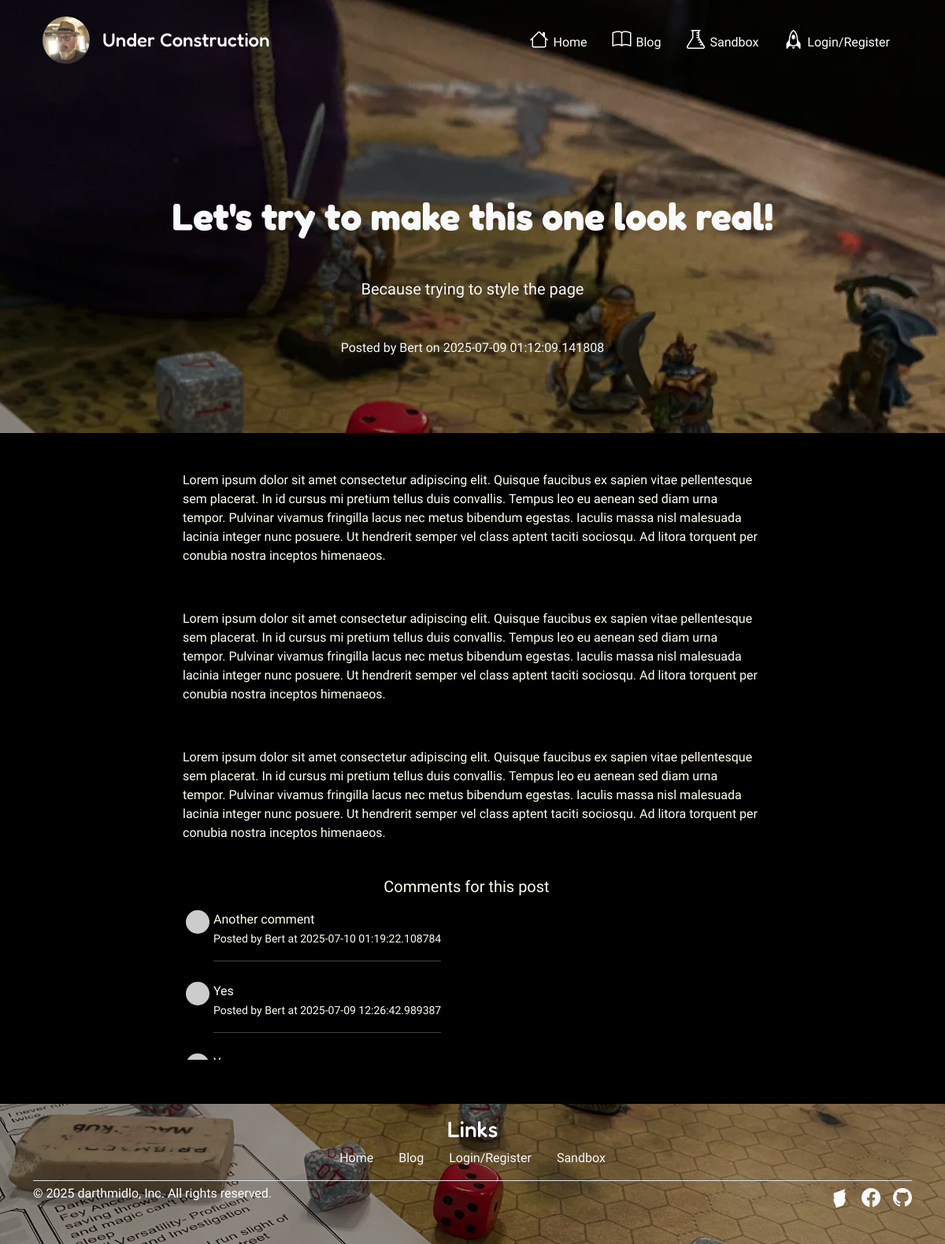
/post/let-s-try-to-make-this-one-look-real, run on the app's committed database.
### app.py (models this page shows, shortened)
class BlogPost(db.Model):
    __tablename__ = "blog_posts"
    id: Mapped[int] = mapped_column(Integer, primary_key=True)
    author_id: Mapped[int] = mapped_column(ForeignKey("users.id"), nullable=False)
    author: Mapped["User"] = relationship(back_populates="posts")
    title: Mapped[str] = mapped_column(String(250), unique=True, nullable=False)
    subtitle: Mapped[str] = mapped_column(String(250), nullable=False)
    date: Mapped[datetime] = mapped_column(default=datetime.utcnow, nullable=False)
    updated_at: Mapped[datetime] = mapped_column(
        default=datetime.utcnow, onupdate=datetime.utcnow
    )
    is_published: Mapped[bool] = mapped_column(default=True, nullable=False)
    body: Mapped[str] = mapped_column(Text, nullable=False)
    img_url: Mapped[str] = mapped_column(String(250), nullable=True)
    slug: Mapped[str] = mapped_column(String(250), unique=True, nullable=False)
    is_hidden: Mapped[bool] = mapped_column(Boolean, nullable=False, server_default=text("0"))
    comments: Mapped[List["Comment"]] = relationship(
        back_populates="parent_post",
        cascade="all, delete",  # Auto delete comments if a post is deleted
    )

class User(UserMixin, db.Model):
    __tablename__ = "users"
    id: Mapped[int] = mapped_column(Integer, primary_key=True)
    email: Mapped[str] = mapped_column(String(100), unique=True, nullable=False)
    password: Mapped[str] = mapped_column(String(100), nullable=False)
    name: Mapped[str] = mapped_column(String(100), nullable=False)
    admin: Mapped[bool] = mapped_column(default=False, nullable=False)
    is_active: Mapped[bool] = mapped_column(default=True, nullable=False)
    posts: Mapped[List["BlogPost"]] = relationship(back_populates="author")
    comments: Mapped[List["Comment"]] = relationship(back_populates="comment_author")

class Comment(db.Model):
    __tablename__ = "comments"
    id: Mapped[int] = mapped_column(Integer, primary_key=True)
    comment: Mapped[str] = mapped_column(String(1000), nullable=False)
    commenter_id: Mapped[int] = mapped_column(ForeignKey("users.id"), nullable=False)
    comment_author: Mapped["User"] = relationship(back_populates="comments")
    created_at: Mapped[datetime] = mapped_column(default=datetime.utcnow)
    post_id: Mapped["BlogPost"] = mapped_column(
        ForeignKey("blog_posts.id"), nullable=False
    )
    parent_post: Mapped["BlogPost"] = relationship(back_populates="comments")

### app.py (the view, shortened to what this page needs)
@app.route("/post/<slug>", methods=["GET", "POST"])
def show_post(slug):
    comment_form = CommentForm()
    requested_post = db.session.execute(db.Select(BlogPost).where(BlogPost.slug == slug)).scalar_one_or_none()
    return render_template("post.html", post=requested_post, form=comment_form)

### app.py (called while the page is built)
def gravatar_url(email, size=50):
    email_hash = hashlib.md5(email.strip().lower().encode('utf-8')).hexdigest()
    return f"https://www.gravatar.com/avatar/{email_hash}?s={size}&d=identicon"

### templates/post.html (shortened to what this page needs)
{% from "bootstrap5/form.html" import render_form %} {% extends "base.html" %}
{% block content %}
<section class="position-relative">
  <div class="px-4 py-5 my-5 text-center text-light">
    <h1 class="display-5 fw-bold my-5">{{ post.title }}</h1>
    <div class="col-lg-6 mx-auto">
      <p class="lead my-5">{{ post.subtitle }}</p>
      <span class="meta">
        Posted by {{ post.author.name }} on {{ post.date }}
      </span>
    </div>
  </div>
</section>
<section class="section-bg">
  <div class="container">
    <div class="row">
      <div class="col-lg-8 col-md-10 mx-auto mt-5 mb-2">
        {{ post.body|safe }}
      </div>
      <div class="col-lg-8 col-md-10 mx-auto mt-1 mb-4 comment-scroller">
        <h5 class="text-center">Comments for this post</h5>
        <ul class="commentList">
          {% for comment in post.comments|sort(attribute='created_at',
          reverse=True) %}
          <li class="mb-2">
            <div class="commenterImage">
              <img
                src="{{ gravatar_url(comment.comment_author.email) }}"
                alt="User avatar"
              />
            </div>
            <div class="commentText">
              <p>{{ comment.comment|safe }}</p>
              <small>
                Posted by {{ comment.comment_author.name }} at {{
                comment.created_at }}
              </small>
              <hr />
            </div>
          </li>
          {% endfor %}
        </ul>
      </div>
    </div>
  </div>
</section>
{% endblock %}

### templates/base.html (shortened to what this page needs)
<!DOCTYPE html>
<html lang="en">
  <head>
    <link
      href="https://cdn.jsdelivr.net/npm/bootstrap@5.3.6/dist/css/bootstrap.min.css"
      rel="stylesheet"
    />
    <link
      rel="stylesheet"
      href="https://cdn.jsdelivr.net/npm/bootstrap-icons@1.13.1/font/bootstrap-icons.css"
    />
    <link rel="stylesheet" href="../static/css/style.css" />
    <link
      rel="stylesheet"
      href="https://cdnjs.cloudflare.com/ajax/libs/font-awesome/6.5.0/css/all.min.css"
    />
    <link
      rel="stylesheet"
      href="https://cdn.jsdelivr.net/npm/trumbowyg@2.27.3/dist/ui/trumbowyg.min.css"
    />
  </head>
  <body class="bg-wallpaper bg-overlay">
    {% include 'header.html' %}
    <main>{% block content %}{% endblock %}</main>
    {% include 'footer.html' %}
  </body>
</html>

### templates/header.html (shortened to what this page needs)
<div class="z-1">
  <header class="position-relative">
    <div class="px-3 py-2">
      <div class="container">
        <nav class="navbar navbar-expand-lg position-relative">
          <div class="container-fluid">
            <a
              href="/"
              class="navbar-brand d-flex align-items-center text-white"
            >
              <img
                src="{{ url_for('static', filename='img/fedora-dave-tooned.jpeg' )}}"
                alt="cartoon Dave in Fedora"
                class="rounded-circle"
                style="height: 60px; width: 60px; object-fit: cover"
              />
              <h1 class="ms-3 mb-0 fs-4">Under Construction</h1>
            </a>
            <div
              class="collapse navbar-collapse justify-content-end"
              id="navbarNav"
            >
              <ul class="navbar-nav text-small">
                <li class="nav-item">
                  <a
                    class="nav-link text-white px-3"
                    href="{{ url_for('home') }}"
                  >
                    <i
                      class="bi bi-house"
                      style="font-size: 24px"
                      width="24"
                      height="24"
                      aria-hidden="true"
                    >
                    </i>
                    Home
                  </a>
                </li>
                <li class="nav-item">
                  <a
                    class="nav-link text-white px-3"
                    href="{{ url_for('blog_posts') }}"
                  >
                    <i class="bi bi-book" style="font-size: 24px"> </i>
                    Blog
                  </a>
                </li>
                <li class="nav-item">
                  <a class="nav-link text-white px-3" href="#">
                    <i class="bi bi-flask" style="font-size: 24px"> </i>
                    Sandbox
                  </a>
                </li>
                 {% if not current_user.is_authenticated %}
                <li class="nav-item">
                  <a
                    class="nav-link text-white px-3"
                    href="{{ url_for('login') }}"
                  >
                    <i class="bi bi-rocket" style="font-size: 24px"> </i>
                    Login/Register
                  </a>
                </li>
                {% endif %}
              </ul>
            </div>
          </div>
        </nav>
      </div>
    </div>
  </header>
</div>

### templates/footer.html
<div class="bg-wallpaper-footer">
  <div class="container position-relative">
    <footer class="py-3">
      <div class="row">
        <div class="col-12 mb-1">
          <h3 class="text-center">Links</h3>
          <ul class="nav justify-content-center">
            <li class="nav-item mb-2 mx-3">
              <a href="{{ url_for('home') }}" class="nav-link p-0 text-light"
                >Home</a
              >
            </li>
            <li class="nav-item mb-2 mx-3">
              <a
                href="{{ url_for('blog_posts') }}"
                class="nav-link p-0 text-light"
                >Blog</a
              >
            </li>
            <li class="nav-item mb-2 mx-3">
              <a href="#" class="nav-link p-0 text-light">Login/Register</a>
            </li>
            <li class="nav-item mb-2 mx-3">
              <a href="#" class="nav-link p-0 text-light">Sandbox</a>
            </li>
          </ul>
        </div>
      </div>
      <div
        class="d-flex flex-column flex-sm-row justify-content-between py-1 my-1 border-top"
      >
        <p>© 2025 darthmidlo, Inc. All rights reserved.</p>
        <ul class="list-unstyled d-flex">
          <li class="ms-3">
            <a
              class="link-light d-flex align-items-center"
              href="https://boardgamegeek.com/user/leadd"
              target="_blank"
              aria-label="Instagram"
            >
              <img
                src="../static/img/Simpleicons-Team-Simple-Boardgamegeek.512.png"
                alt="BGG logo"
                height="24"
                class="icon-img"
              />
            </a>
          </li>
          <li class="ms-3">
            <a
              class="link-light"
              href="https://www.facebook.com/david.deal.56"
              target="_blank"
              aria-label="Facebook"
            >
              <i class="bi bi-facebook" style="font-size: 24px"></i>
            </a>
          </li>
          <li class="ms-3">
            <a
              class="link-light"
              href="https://github.com/LeaDD?tab=repositories"
              target="_blank"
              rel="noopener noreferrer"
              aria-label="Github"
            >
              <i class="bi bi-github" style="font-size: 24px"></i>
            </a>
          </li>
        </ul>
      </div>
    </footer>
  </div>
</div>

### static/css/style.css (style rules this page uses)
.bg-wallpaper { background-image: url("../img/game-table.webp"); background-repeat: no-repeat; background-position: top center; background-attachment: fixed; background-size: cover; }
.bg-wallpaper-footer { background-image: linear-gradient(rgba(0,0,0,0.4), rgba(0,0,0,0.4)), url("../img/game-table.webp"); background-size: cover; background-position: center; background-repeat: no-repeat; color: white; }
.bg-overlay::before { content: ''; position: fixed; top: 0; right: 0; bottom: 0; left: 0; background: rgba(0,0,0,0.4); z-index: -1; pointer-events: none; }
h1, h2, h3, .hero-title, .section-title { font-family: 'Fredoka', sans-serif; font-weight: 500; }
body, p, li, a, .nav-link, .btn { font-family: 'Quicksand', sans-serif; font-weight: 400; }
.icon-img { height: 24px; filter: brightness(0) invert(1); vertical-align: middle; margin-top: 6px; }
.section-bg { background-color:black; color: ivory; }
.comment-scroller { max-height: 300px; overflow-y: auto; overflow-x: hidden; padding: 1rem; scrollbar-gutter: stable; }
.commentList { padding:0; list-style:none; max-height:200px; overflow:auto; }
.commentList li { margin:0; margin-top:10px; }
.commentList li > div { display:table-cell; }
.commenterImage { width:30px; margin-right:5px; height:100%; float:left; }
.commenterImage img { width:100%; border-radius:50%; }
.commentText p { margin:0; }

### data on the page
BlogPost: title "Let's try to make this one look real!", subtitle "Because trying to style the page", date "2025-07-09 01:12:09.141808", body "Lorem ipsum dolor sit amet consectetur adipiscing elit. Quisque faucibus ex sapien vitae pellentesque sem placerat. In id cursus mi pretium tellus duis convallis. Tempus leo eu aenean sed diam urna tempor. Pulvinar vivamus fringilla lacus nec metus bibendum egestas. Iaculis massa nisl malesuada lacinia integer nunc posuere. Ut hendrerit semper vel class aptent taciti sociosqu. Ad litora torquent per conubia nostra inceptos himenaeos. Lorem ipsum dolor sit amet consectetur adipiscing elit. Quisque faucibus ex sapien vitae pellentesque sem placerat. In id cursus mi pretium tellus duis convallis. Tempus leo eu aenean sed diam urna tempor. Pulvinar vivamus fringilla lacus nec metus bibendum…"
User: author.name "Bert"
Comment: comment "Another comment", comment_author.name "Bert", created_at "2025-07-10 01:19:22.108784"
Comment: comment "Yes", comment_author.name "Bert", created_at "2025-07-09 12:26:42.989387"
